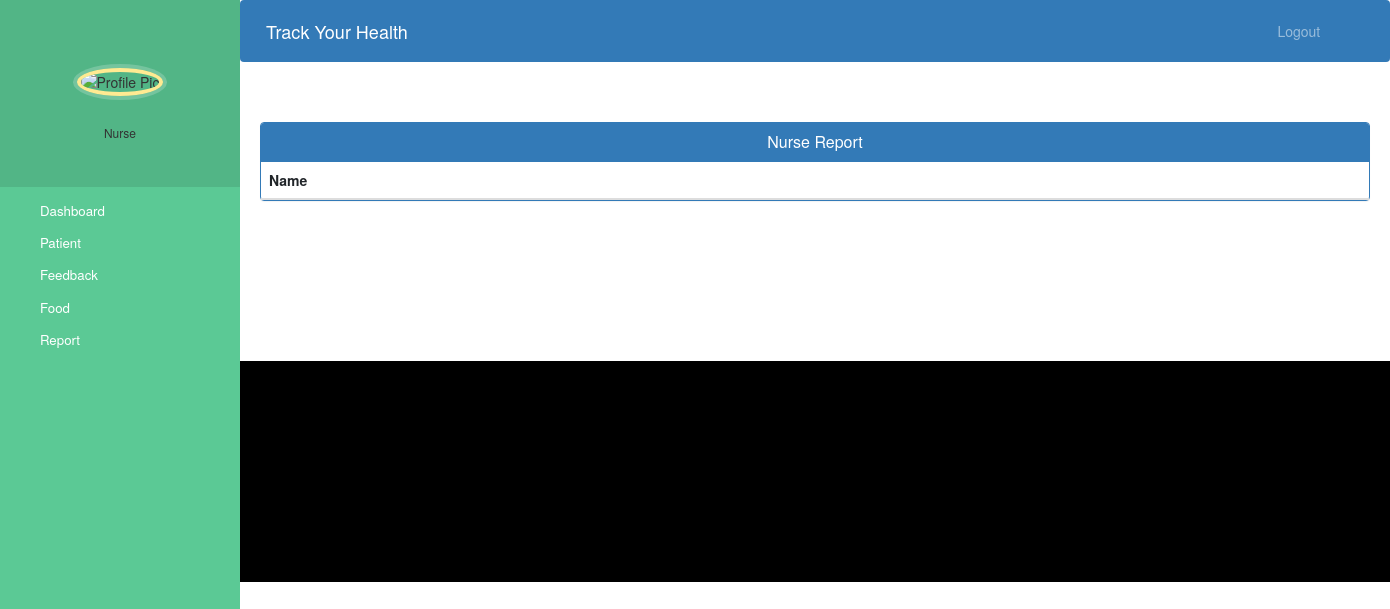
The app's page /admin-view-report (signed in), older data.
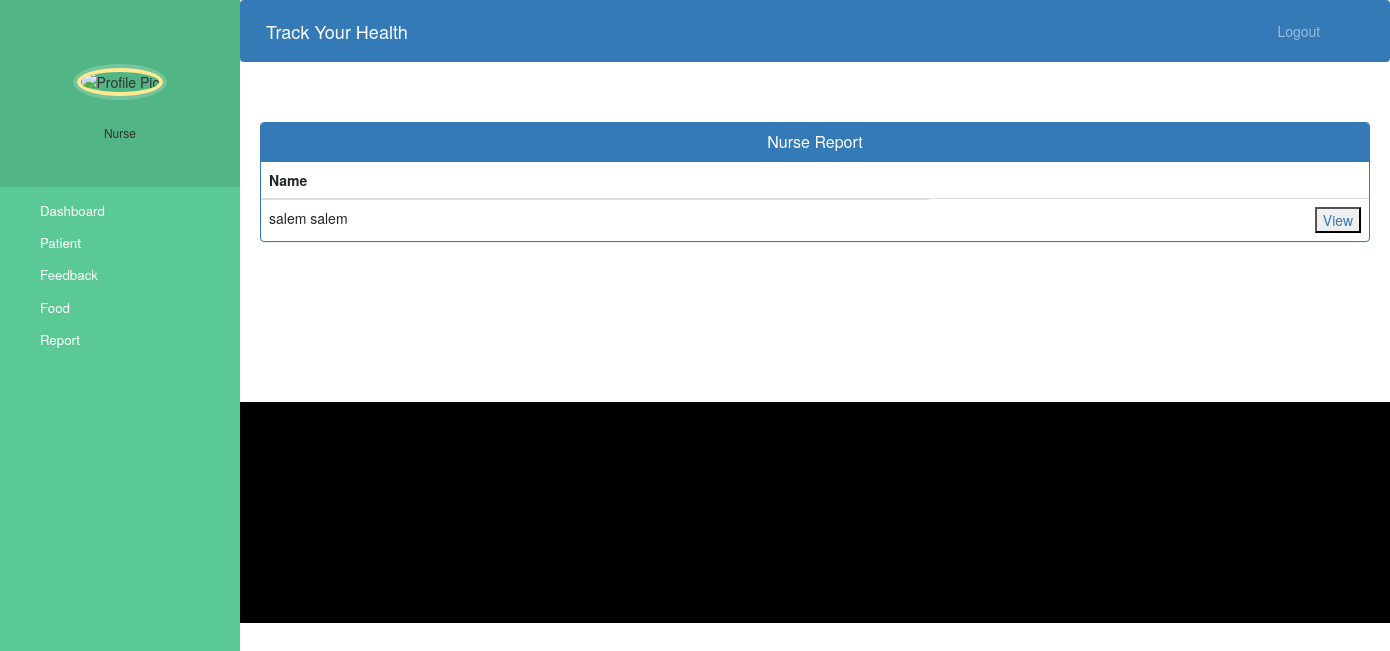
The same page, newer data.
### track/models.py (models this page shows, shortened)
class Nurse(models.Model):
    user = models.OneToOneField(User, on_delete=models.CASCADE)
    address = models.CharField(max_length=40)
    mobile = models.CharField(max_length=20, null=True)
    department = models.CharField(max_length=50, default='Cardiologist')
    profile_pic = models.ImageField(upload_to='profile_pic/NurseProfilePic/', null=True, blank=True)
    status = models.BooleanField(default=False)
    reports = models.ManyToManyField(Record)
    @property
    def get_name(self):
        return self.user.first_name + " " + self.user.last_name

### track/views.py (the view)
# urls.py: path('admin-view-report', views.admin_view_report, name='admin-view-report'),
@user_passes_test(is_admin)
def admin_view_report(request):
    nurses = models.Nurse.objects.all()
    patients = models.Patient.objects.all()
    return render(request, 'admin_view_nurse_report.html', {'nurses': nurses})

### track/views.py (called while the page is built)
def is_admin(user):
    return user.is_staff

### templates/admin_view_nurse_report.html (shortened to what this page needs)
{% extends 'nurse_base.html' %}
{% block content %}
{%load static%}
<head>
  <link href="//netdna.bootstrapcdn.com/bootstrap/3.0.0/css/bootstrap.min.css" rel="stylesheet" id="bootstrap-css">
</head>
<div class="container">
  <div class="panel panel-primary">
    <div class="panel-heading">
      <h6 class="panel-title">Nurse Report</h6>
    </div>
    <table class="table table-hover" id="dev-table">
      <thead>
        <tr>
          <th>Name</th>
        </tr>
      </thead>
      {% for d in nurses %}
      <tr>
        <td> {{d.get_name}}</td>
        <td><a href="{% url 'admin-nurse-reprot' d.id  %}"><button style="float: right">View</button></a></td>
      </tr>
      {% endfor %}
    </table>
  </div>
</div>
{% endblock content %}

### templates/nurse_base.html (shortened to what this page needs)
<!DOCTYPE html>
{% load static %}
<html lang="en">
<head>
  <link rel="stylesheet" href="https://stackpath.bootstrapcdn.com/bootstrap/4.3.1/css/bootstrap.min.css">
  <link rel="stylesheet" href="https://maxcdn.bootstrapcdn.com/font-awesome/4.7.0/css/font-awesome.min.css">
</head>
<body>
  <nav class="menu" tabindex="0">
    <header class="avatar">
       <br><br>
      <img src="{% static user.profile_pic.url %}" alt="Profile Pic" />
      <br><br>
      <h6>Nurse</h6>
    </header>
    <ul>
      <li tabindex="0" class="icon-dashboard"> <a style="color:white; text-decoration:none;" href="/nurse-dashboard"><span>Dashboard</span></a> </li>
      <li tabindex="0" class="icon-users"> <a style="color:white; text-decoration:none;" href="/nurse-patient"><span>Patient</span></a></li>
      <li tabindex="0" class="icon-calendar"> <a style="color:white; text-decoration:none;" href="/nurse-feedback"><span>Feedback</span></a></li>
      <li tabindex="0" class="icon-calendar"> <a style="color:white; text-decoration:none;" href="nurse-food"><span>Food</span></a></li>
      <li tabindex="0" class="icon-calendar"> <a style="color:white; text-decoration:none;" href="{% url 'nurse-add-record' request.user.id  %}"><span>Report</span></a></li>
    </ul>
  </nav>
  <main>
    <div class="bs-example">
      <nav class="navbar navbar-expand-md  navbar-dark fixed-top" style="background:#337AB7;">
        <a href="/nurse-dashboard" class="navbar-brand">Track Your Health</a>
        <div class="collapse navbar-collapse justify-content-between" id="navbarCollapse">
          <div class="navbar-nav" style=" margin-left: 90%;">
            <a href="/logout" class="nav-item nav-link">Logout</a>
          </div>
        </div>
      </nav>
    </div>
    <br><br>
    {% block content %}
    {% endblock content %}
    <br><br><br><br><br><br><br>
    <footer>
      <br>
      <div class="container">
        <div class="row">
          <div class="col-md-12 col-sm-12">
          </div>
        </div>
      </div>
    </footer>
  </main>
</body>
</html>

### templates/nurse_base.html (style rules this page uses)
a:link { text-decoration: none; }
a { color: white; }
footer { padding: 0px 0px 0px 0px; background-color: black; margin: 0px; }
body { padding-left: 240px; }
main { position: relative; height: 100vh; }
.menu { background: #5bc995; height: 100vh; width: 240px; position: fixed; top: 0px; left: 0; z-index: 5; outline: none; }
.menu .avatar { background: rgba(0, 0, 0, 0.1); padding: 2em 0.5em; text-align: center; }
.menu .avatar img { width: 100px; border-radius: 50%; overflow: hidden; border: 4px solid #ffea92; box-shadow: 0 0 0 4px rgba(255, 255, 255, 0.2); }
.menu ul { list-style: none; padding: 0.5em 0; margin: 0; }
.menu ul li { padding: 0.5em 1em 0.5em 3em; font-size: 0.95em; font-weight: regular; background-repeat: no-repeat; background-position: left 15px center; background-size: auto 20px; transition: all 0.15s linear; cursor: pointer; }
.menu ul li.icon-dashboard { background-image: url("http://www.entypo.com/images//gauge.svg"); }
.menu ul li.icon-users { background-image: url("http://www.entypo.com/images//users.svg"); }
.menu ul li.icon-calendar { background-image: url("http://www.entypo.com/images//calendar.svg"); }

### templates/admin_view_nurse_report.html (style rules this page uses)
a:link { text-decoration: none; }
h6 { text-align: center; }
.row { margin: 100px; }

Row changes from the older to the newer data that the page shows:
added Nurse: get_name "salem salem"
